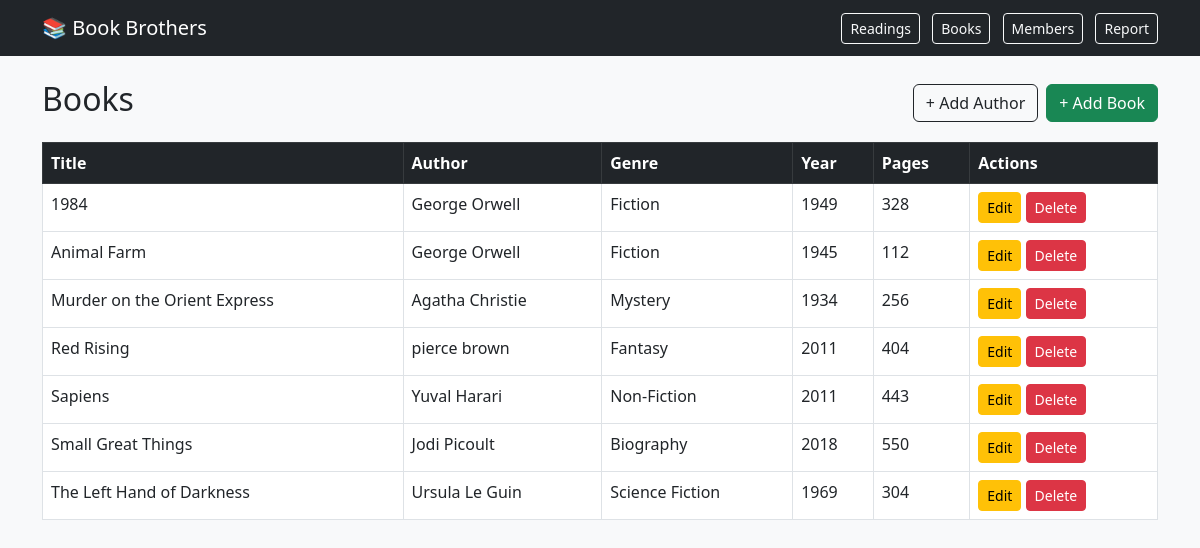
The page /books/ on the database its author committed.
### club/models.py (models this page shows, shortened)
class Book(models.Model):
    title = models.CharField(max_length=200)
    author = models.ForeignKey(Author, on_delete=models.CASCADE, related_name='books')
    genre = models.ForeignKey(Genre, on_delete=models.SET_NULL, null=True, blank=True, related_name='books')
    published_year = models.IntegerField(null=True, blank=True)
    total_pages = models.IntegerField(null=True, blank=True)

class Author(models.Model):
    first_name = models.CharField(max_length=100)
    last_name = models.CharField(max_length=100)
    def __str__(self):
        return f"{self.first_name} {self.last_name}"

class Genre(models.Model):
    name = models.CharField(max_length=100, unique=True)
    def __str__(self):
        return self.name

### club/views.py (the view)
# urls.py: path('books/',                views.book_list,      name='book_list'),
def book_list(request):
    books = Book.objects.select_related('author', 'genre').order_by('title')
    return render(request, 'club/book_list.html', {'books': books})

### club/templates/club/book_list.html
{% extends "club/base.html" %}
{% block content %}
<div class="d-flex justify-content-between align-items-center mb-3">
  <h2>Books</h2>
  <div class="d-flex gap-2">
    <a href="{% url 'author_create' %}" class="btn btn-outline-dark">+ Add Author</a>
    <a href="{% url 'book_create' %}" class="btn btn-success">+ Add Book</a>
  </div>
</div>
<table class="table table-bordered table-hover bg-white">
  <thead class="table-dark">
    <tr>
      <th>Title</th>
      <th>Author</th>
      <th>Genre</th>
      <th>Year</th>
      <th>Pages</th>
      <th>Actions</th>
    </tr>
  </thead>
  <tbody>
    {% for book in books %}
    <tr>
      <td>{{ book.title }}</td>
      <td>{{ book.author }}</td>
      <td>{{ book.genre }}</td>
      <td>{{ book.published_year|default:"—" }}</td>
      <td>{{ book.total_pages|default:"—" }}</td>
      <td>
        <a href="{% url 'book_edit' book.pk %}" class="btn btn-sm btn-warning">Edit</a>
        <a href="{% url 'book_delete' book.pk %}" class="btn btn-sm btn-danger">Delete</a>
      </td>
    </tr>
    {% empty %}
    <tr><td colspan="6" class="text-center">No books yet.</td></tr>
    {% endfor %}
  </tbody>
</table>
{% endblock %}

### rows shown on the page
Book: title "1984", author "George Orwell", genre "Fiction", published_year "1949", total_pages "328"
Book: title "Animal Farm", author "George Orwell", genre "Fiction", published_year "1945", total_pages "112"
Book: title "Murder on the Orient Express", author "Agatha Christie", genre "Mystery", published_year "1934", total_pages "256"
Book: title "Red Rising", author "pierce brown", genre "Fantasy", published_year "2011", total_pages "404"
Book: title "Sapiens", author "Yuval Harari", genre "Non-Fiction", published_year "2011", total_pages "443"
Book: title "Small Great Things", author "Jodi Picoult", genre "Biography", published_year "2018", total_pages "550"
Book: title "The Left Hand of Darkness", author "Ursula Le Guin", genre "Science Fiction", published_year "1969", total_pages "304"
